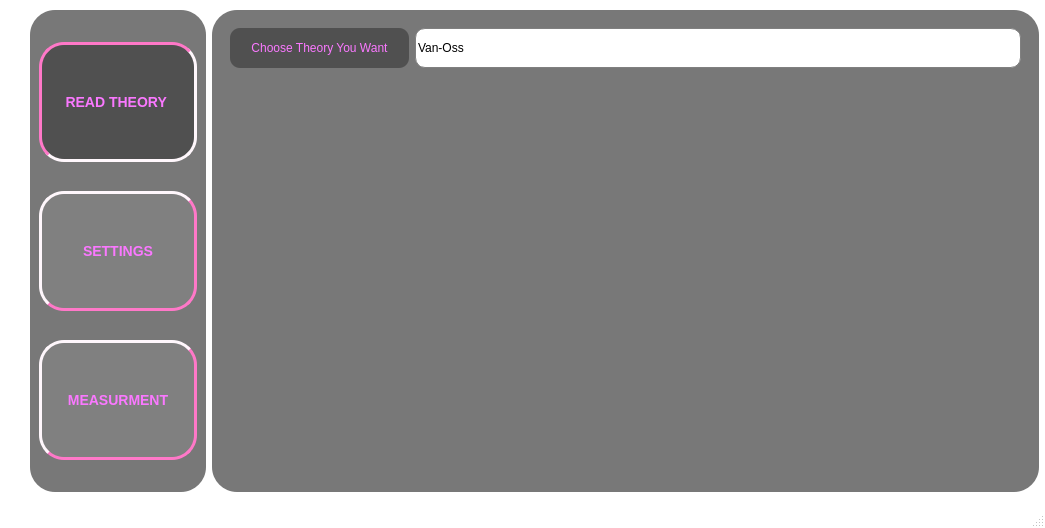
<?xml version="1.0" encoding="UTF-8"?>
<ui version="4.0">
 <class>MainWindow</class>
 <widget class="QMainWindow" name="MainWindow">
  <property name="geometry">
   <rect>
    <x>0</x>
    <y>0</y>
    <width>1045</width>
    <height>528</height>
   </rect>
  </property>
  <property name="windowTitle">
   <string>MainWindow</string>
  </property>
  <property name="styleSheet">
   <string notr="true">QFrame{
	background-color: rgb(120, 120, 120);
	border-radius: 25px;
}
QMainWindow{
	background-color:rgb(255,255,255)
}</string>
  </property>
  <widget class="QWidget" name="centralwidget">
   <widget class="QWidget" name="layoutWidget">
    <property name="geometry">
     <rect>
      <x>30</x>
      <y>10</y>
      <width>1009</width>
      <height>482</height>
     </rect>
    </property>
    <layout class="QGridLayout" name="gridLayout_2">
     <item row="0" column="0">
      <widget class="QFrame" name="ButtonsFrame">
       <property name="minimumSize">
        <size>
         <width>140</width>
         <height>480</height>
        </size>
       </property>
       <property name="maximumSize">
        <size>
         <width>200</width>
         <height>16377</height>
        </size>
       </property>
       <property name="styleSheet">
        <string notr="true">QPushButton {
	color: rgb(250, 120, 255);
    background-color: grey;
    border-style: outset;
    border-width: 3px;
    border-radius: 25px;
    border-color: rgb(255,120,200);
    font: bold 14px;
    min-width: 140px;
    padding: 6px;
}
QPushButton:checked {
    background-color: rgb(80, 80, 80);
    border-style: inset;
}
QFrame{
	background-color: rgb(120, 120, 120);
	border-radius: 25px;
}
</string>
       </property>
       <property name="frameShape">
        <enum>QFrame::StyledPanel</enum>
       </property>
       <property name="frameShadow">
        <enum>QFrame::Raised</enum>
       </property>
       <layout class="QGridLayout" name="gridLayout">
        <item row="1" column="0">
         <widget class="QPushButton" name="settingsButton">
          <property name="minimumSize">
           <size>
            <width>158</width>
            <height>120</height>
           </size>
          </property>
          <property name="styleSheet">
           <string notr="true"/>
          </property>
          <property name="text">
           <string>SETTINGS</string>
          </property>
          <property name="checkable">
           <bool>true</bool>
          </property>
          <property name="autoExclusive">
           <bool>true</bool>
          </property>
          <property name="default">
           <bool>false</bool>
          </property>
         </widget>
        </item>
        <item row="0" column="0">
         <widget class="QPushButton" name="theoryButton">
          <property name="minimumSize">
           <size>
            <width>158</width>
            <height>120</height>
           </size>
          </property>
          <property name="styleSheet">
           <string notr="true"/>
          </property>
          <property name="text">
           <string>READ THEORY </string>
          </property>
          <property name="checkable">
           <bool>true</bool>
          </property>
          <property name="checked">
           <bool>true</bool>
          </property>
          <property name="autoExclusive">
           <bool>true</bool>
          </property>
          <property name="autoDefault">
           <bool>false</bool>
          </property>
          <property name="default">
           <bool>false</bool>
          </property>
          <property name="flat">
           <bool>false</bool>
          </property>
         </widget>
        </item>
        <item row="2" column="0">
         <widget class="QPushButton" name="measurmentButton">
          <property name="minimumSize">
           <size>
            <width>158</width>
            <height>120</height>
           </size>
          </property>
          <property name="sizeIncrement">
           <size>
            <width>100</width>
            <height>0</height>
           </size>
          </property>
          <property name="styleSheet">
           <string notr="true"/>
          </property>
          <property name="text">
           <string>MEASURMENT</string>
          </property>
          <property name="checkable">
           <bool>true</bool>
          </property>
          <property name="autoExclusive">
           <bool>true</bool>
          </property>
         </widget>
        </item>
       </layout>
      </widget>
     </item>
     <item row="0" column="1">
      <widget class="QFrame" name="MainFrame">
       <property name="minimumSize">
        <size>
         <width>700</width>
         <height>480</height>
        </size>
       </property>
       <property name="toolTipDuration">
        <number>1</number>
       </property>
       <property name="styleSheet">
        <string notr="true">QFrame{
	backgroundcolor: rgb(255, 255, 0)}</string>
       </property>
       <property name="frameShape">
        <enum>QFrame::StyledPanel</enum>
       </property>
       <property name="frameShadow">
        <enum>QFrame::Raised</enum>
       </property>
       <layout class="QGridLayout" name="gridLayout_3">
        <item row="0" column="0">
         <widget class="QFrame" name="frame">
          <property name="frameShape">
           <enum>QFrame::StyledPanel</enum>
          </property>
          <property name="frameShadow">
           <enum>QFrame::Raised</enum>
          </property>
          <layout class="QGridLayout" name="gridLayout_4" rowstretch="1,10" columnstretch="4,7">
           <item row="0" column="1">
            <widget class="QComboBox" name="theoryCombobox">
             <property name="sizePolicy">
              <sizepolicy hsizetype="Preferred" vsizetype="Preferred">
               <horstretch>0</horstretch>
               <verstretch>0</verstretch>
              </sizepolicy>
             </property>
             <property name="minimumSize">
              <size>
               <width>606</width>
               <height>30</height>
              </size>
             </property>
             <property name="autoFillBackground">
              <bool>false</bool>
             </property>
             <property name="styleSheet">
              <string notr="true">QComboBox {
    border: 1px solid gray;
    border-radius: 10px;
    padding: 5px 2px 5px 2px;
    min-width: 600px;
}
QComboBox::drop-down {
    border: 0px;
}
QFrame{
background-color: rgb(255,255,255);
border-radius: 2px;

}

</string>
             </property>
             <property name="insertPolicy">
              <enum>QComboBox::InsertAtBottom</enum>
             </property>
             <item>
              <property name="text">
               <string>Van-Oss</string>
              </property>
             </item>
             <item>
              <property name="text">
               <string>Zeisman</string>
              </property>
             </item>
             <item>
              <property name="text">
               <string>Groompler</string>
              </property>
             </item>
            </widget>
           </item>
           <item row="0" column="0">
            <widget class="QLabel" name="ctywLabel">
             <property name="styleSheet">
              <string notr="true">QLabel{
	color:rgb(250, 120, 255);
	background-color: rgb(80, 80, 80);
	border-radius: 10px;
}</string>
             </property>
             <property name="text">
              <string>Choose Theory You Want</string>
             </property>
             <property name="scaledContents">
              <bool>true</bool>
             </property>
             <property name="alignment">
              <set>Qt::AlignCenter</set>
             </property>
            </widget>
           </item>
           <item row="1" column="0" colspan="2">
            <widget class="QFrame" name="frame_2">
             <property name="frameShape">
              <enum>QFrame::StyledPanel</enum>
             </property>
             <property name="frameShadow">
              <enum>QFrame::Raised</enum>
             </property>
            </widget>
           </item>
          </layout>
         </widget>
        </item>
       </layout>
      </widget>
     </item>
    </layout>
   </widget>
  </widget>
  <widget class="QMenuBar" name="menubar">
   <property name="geometry">
    <rect>
     <x>0</x>
     <y>0</y>
     <width>1045</width>
     <height>26</height>
    </rect>
   </property>
  </widget>
  <widget class="QStatusBar" name="statusbar"/>
 </widget>
 <resources/>
 <connections/>
</ui>
